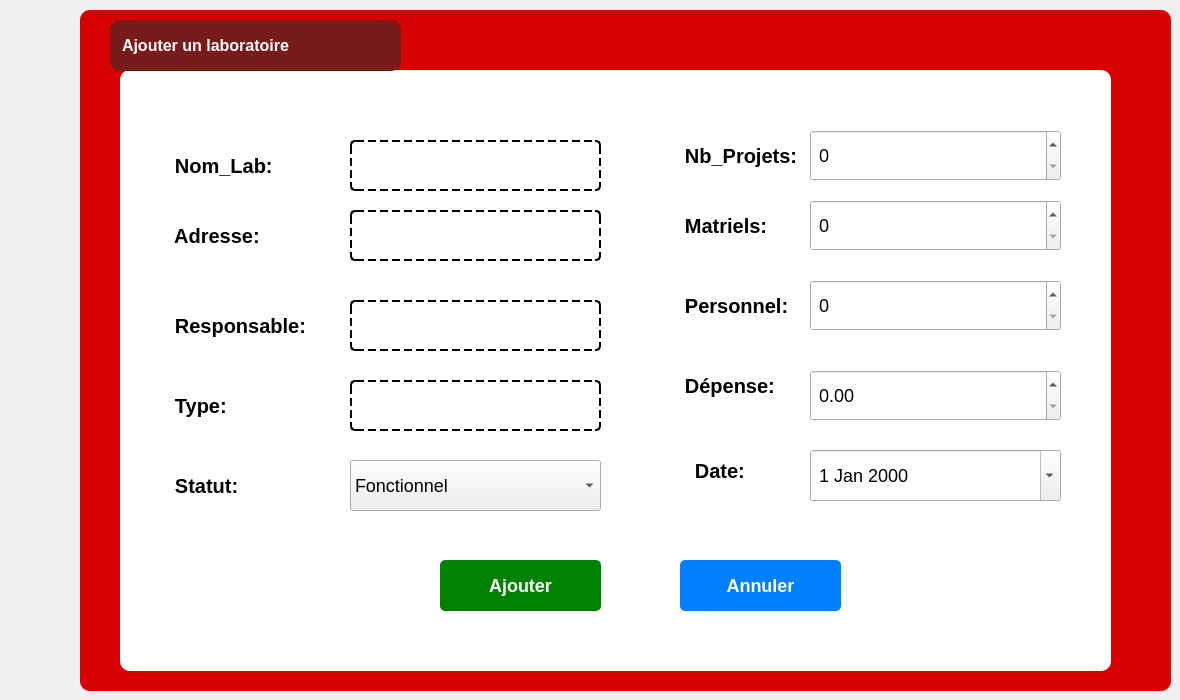
      <widget class="QWidget" name="ajoutct_7">
       <attribute name="title">
        <string>Ajout</string>
       </attribute>
       <widget class="QFrame" name="frame_14">
        <property name="geometry">
         <rect>
          <x>80</x>
          <y>10</y>
          <width>1091</width>
          <height>681</height>
         </rect>
        </property>
        <property name="styleSheet">
         <string notr="true">QFrame {
    background-color: #D60000;
    border-radius: 10px;
    padding: 10px;
}
</string>
        </property>
        <property name="frameShape">
         <enum>QFrame::Shape::StyledPanel</enum>
        </property>
        <property name="frameShadow">
         <enum>QFrame::Shadow::Raised</enum>
        </property>
        <widget class="QGroupBox" name="groupBox_13">
         <property name="geometry">
          <rect>
           <x>40</x>
           <y>60</y>
           <width>991</width>
           <height>601</height>
          </rect>
         </property>
         <property name="styleSheet">
          <string notr="true">QGroupBox {
    background-color: #FFFFFF;
    border-radius: 10px;
    border: none;
    padding: 10px;
}
QGroupBox::title {
    color: #D60000;
    font-weight: bold;
}

</string>
         </property>
         <property name="title">
          <string/>
         </property>
         <widget class="QLabel" name="label_NomLab">
          <property name="geometry">
           <rect>
            <x>-10</x>
            <y>70</y>
            <width>271</width>
            <height>51</height>
           </rect>
          </property>
          <property name="styleSheet">
           <string notr="true">QLabel {
    background-color: transparent; 
    color: #000000;          
    border: none;                 
    font-weight: bold;          
    font-size: 20px;             
}
</string>
          </property>
          <property name="text">
           <string>         Nom_Lab:</string>
          </property>
         </widget>
         <widget class="QLineEdit" name="lineEdit_NomLab">
          <property name="geometry">
           <rect>
            <x>230</x>
            <y>70</y>
            <width>251</width>
            <height>51</height>
           </rect>
          </property>
          <property name="styleSheet">
           <string notr="true">QLineEdit {
    background-color: transparent; /* Fond transparent */
    color: #000000;                /* Texte noir normal */
    font-size: 14px;               /* Taille de la police */
    border: 2px dashed #000000;    /* Bordure en pointillés épaisse */
    border-radius: 5px;            /* Coins légèrement arrondis */
    padding: 8px;                  /* Espacement interne pour le texte */
    border-style: dashed;          /* Style en pointillés */
}</string>
          </property>
         </widget>
         <widget class="QDateEdit" name="dateEdit_7">
          <property name="geometry">
           <rect>
            <x>690</x>
            <y>380</y>
            <width>251</width>
            <height>51</height>
           </rect>
          </property>
          <property name="styleSheet">
           <string notr="true">QSpinBox, QDoubleSpinBox, QDateEdit {
    font-size: 18px; 
    padding: 4px;
}

</string>
          </property>
          <property name="calendarPopup">
           <bool>true</bool>
          </property>
         </widget>
         <widget class="QComboBox" name="comboBox_Statut">
          <property name="geometry">
           <rect>
            <x>230</x>
            <y>390</y>
            <width>251</width>
            <height>51</height>
           </rect>
          </property>
          <property name="styleSheet">
           <string notr="true">QComboBox {
    font-size: 18px; 
    padding: 4px;
}

</string>
          </property>
          <item>
           <property name="text">
            <string>Fonctionnel</string>
           </property>
           <property name="icon">
            <iconset theme="QIcon::ThemeIcon::DocumentOpenRecent"/>
           </property>
          </item>
          <item>
           <property name="text">
            <string>Maintenance</string>
           </property>
           <property name="icon">
            <iconset theme="QIcon::ThemeIcon::DocumentProperties"/>
           </property>
          </item>
          <item>
           <property name="text">
            <string>Non-fonctionnel</string>
           </property>
           <property name="icon">
            <iconset theme="QIcon::ThemeIcon::ApplicationExit"/>
           </property>
          </item>
         </widget>
         <widget class="QPushButton" name="pushButton_32">
          <property name="geometry">
           <rect>
            <x>320</x>
            <y>490</y>
            <width>161</width>
            <height>51</height>
           </rect>
          </property>
          <property name="styleSheet">
           <string notr="true">QPushButton {
    background-color: #008000;  /* Couleur de fond verte */
    color: #FFFFFF;             /* Texte blanc */
    font-weight: bold;          /* Texte en gras */
    font-size: 18px;            /* Taille de police 16px dès le départ */
    border-radius: 5px;         /* Coins arrondis */
    padding: 5px 10px;          /* Espacement interne du bouton */
    border: none;               /* Pas de bordure */
}

QPushButton:hover {
    background-color: #006400;  /* Couleur de fond plus foncée au survol */
    color: white;               /* Texte toujours blanc */
    border-radius: 10px;        /* Coins arrondis plus marqués au survol */
    font-weight: bold;          /* Texte en gras (encore) */
    border: none;               /* Pas de bordure au survol */
}
</string>
          </property>
          <property name="text">
           <string>Ajouter</string>
          </property>
         </widget>
         <widget class="QPushButton" name="pushButton_33">
          <property name="geometry">
           <rect>
            <x>560</x>
            <y>490</y>
            <width>161</width>
            <height>51</height>
           </rect>
          </property>
          <property name="styleSheet">
           <string notr="true">QPushButton {
    background-color: #007FFF;  /* Couleur de fond bleue */
    color: #FFFFFF;             /* Texte blanc */
    font-size: 18px;            /* Augmentation de la taille de la police */
    font-weight: bold;          /* Texte en gras */
    border-radius: 5px;         /* Coins arrondis avec un rayon de 5px */
    padding: 5px 10px;          /* Espacement interne du bouton (haut/bas : 5px, gauche/droite : 10px) */
    border: none;               /* Pas de bordure */
}

QPushButton:hover {
    background-color: #005BB5;  /* Couleur de fond plus foncée au survol */
    color: #FFFFFF;             /* Texte toujours blanc */

    border-radius: 10px;        /* Coins arrondis plus marqués au survol */
    padding: 7px 12px;          /* Augmentation du padding au survol */
    border: none;               /* Pas de bordure au survol */
}
</string>
          </property>
          <property name="text">
           <string>Annuler</string>
          </property>
         </widget>
         <widget class="QLabel" name="label_Matriels">
          <property name="geometry">
           <rect>
            <x>500</x>
            <y>130</y>
            <width>161</width>
            <height>51</height>
           </rect>
          </property>
          <property name="styleSheet">
           <string notr="true">QLabel {
    background-color: transparent; 
    color: #000000;          
    border: none;                 
    font-weight: bold;          
    font-size: 20px;             
}
</string>
          </property>
          <property name="text">
           <string>         Matriels:</string>
          </property>
         </widget>
         <widget class="QLabel" name="label_108">
          <property name="geometry">
           <rect>
            <x>510</x>
            <y>380</y>
            <width>161</width>
            <height>41</height>
           </rect>
          </property>
          <property name="styleSheet">
           <string notr="true">QLabel {
    background-color: transparent; 
    color: #000000;          
    border: none;                 
    font-weight: bold;          
    font-size: 20px;             
}
</string>
          </property>
          <property name="text">
           <string>         Date:</string>
          </property>
         </widget>
         <widget class="QLineEdit" name="lineEdit_Adresse">
          <property name="geometry">
           <rect>
            <x>230</x>
            <y>140</y>
            <width>251</width>
            <height>51</height>
           </rect>
          </property>
          <property name="styleSheet">
           <string notr="true">QLineEdit {
    background-color: transparent; /* Fond transparent */
    color: #000000;                /* Texte noir normal */
    font-size: 14px;               /* Taille de la police */
    border: 2px dashed #000000;    /* Bordure en pointillés épaisse */
    border-radius: 5px;            /* Coins légèrement arrondis */
    padding: 8px;                  /* Espacement interne pour le texte */
    border-style: dashed;          /* Style en pointillés */
}</string>
          </property>
         </widget>
         <widget class="QLabel" name="label_109">
          <property name="geometry">
           <rect>
            <x>310</x>
            <y>420</y>
            <width>63</width>
            <height>20</height>
           </rect>
          </property>
          <property name="styleSheet">
           <string notr="true">QLabel {
    background-color: transparent; /* Fond transparent */
  
}</string>
          </property>
          <property name="text">
           <string>TextLabel</string>
          </property>
         </widget>
         <widget class="QLineEdit" name="lineEdit_Responsable">
          <property name="geometry">
           <rect>
            <x>230</x>
            <y>230</y>
            <width>251</width>
            <height>51</height>
           </rect>
          </property>
          <property name="styleSheet">
           <string notr="true">QLineEdit {
    background-color: transparent; /* Fond transparent */
    color: #000000;                /* Texte noir normal */
    font-size: 14px;               /* Taille de la police */
    border: 2px dashed #000000;    /* Bordure en pointillés épaisse */
    border-radius: 5px;            /* Coins légèrement arrondis */
    padding: 8px;                  /* Espacement interne pour le texte */
    border-style: dashed;          /* Style en pointillés */
}</string>
          </property>
         </widget>
         <widget class="QLabel" name="label_Adresse">
          <property name="geometry">
           <rect>
            <x>-10</x>
            <y>140</y>
            <width>161</width>
            <height>51</height>
           </rect>
          </property>
          <property name="styleSheet">
           <string notr="true">QLabel {
    background-color: transparent; 
    color: #000000;          
    border: none;                 
    font-weight: bold;          
    font-size: 20px;             
}
</string>
          </property>
          <property name="text">
           <string>         Adresse:</string>
          </property>
         </widget>
         <widget class="QLabel" name="label_Type">
          <property name="geometry">
           <rect>
            <x>-10</x>
            <y>310</y>
            <width>161</width>
            <height>51</height>
           </rect>
          </property>
          <property name="styleSheet">
           <string notr="true">QLabel {
    background-color: transparent; 
    color: #000000;          
    border: none;                 
    font-weight: bold;          
    font-size: 20px;             
}
</string>
          </property>
          <property name="text">
           <string>         Type:</string>
          </property>
         </widget>
         <widget class="QLabel" name="label_Responsable">
          <property name="geometry">
           <rect>
            <x>-10</x>
            <y>210</y>
            <width>251</width>
            <height>91</height>
           </rect>
          </property>
          <property name="styleSheet">
           <string notr="true">QLabel {
    background-color: transparent; 
    color: #000000;          
    border: none;                 
    font-weight: bold;          
    font-size: 20px;             
}
</string>
          </property>
          <property name="text">
           <string>         Responsable:</string>
          </property>
         </widget>
         <widget class="QLabel" name="label_NbProjets">
          <property name="geometry">
           <rect>
            <x>500</x>
            <y>40</y>
            <width>251</width>
            <height>91</height>
           </rect>
          </property>
          <property name="styleSheet">
           <string notr="true">QLabel {
    background-color: transparent; 
    color: #000000;          
    border: none;                 
    font-weight: bold;          
    font-size: 20px;             
}

</string>
          </property>
          <property name="text">
           <string>         Nb_Projets:</string>
          </property>
         </widget>
         <widget class="QLabel" name="label_Personnel">
          <property name="geometry">
           <rect>
            <x>500</x>
            <y>190</y>
            <width>251</width>
            <height>91</height>
           </rect>
          </property>
          <property name="styleSheet">
           <string notr="true">QLabel {
    background-color: transparent; 
    color: #000000;          
    border: none;                 
    font-weight: bold;          
    font-size: 20px;             
}
</string>
          </property>
          <property name="text">
           <string>         Personnel:</string>
          </property>
         </widget>
         <widget class="QLabel" name="label_Dpense">
          <property name="geometry">
           <rect>
            <x>500</x>
            <y>270</y>
            <width>251</width>
            <height>91</height>
           </rect>
          </property>
          <property name="styleSheet">
           <string notr="true">QLabel {
    background-color: transparent; 
    color: #000000;          
    border: none;                 
    font-weight: bold;          
    font-size: 20px;             
}
</string>
          </property>
          <property name="text">
           <string>         Dépense:</string>
          </property>
         </widget>
         <widget class="QLabel" name="label_Statut">
          <property name="geometry">
           <rect>
            <x>-10</x>
            <y>390</y>
            <width>161</width>
            <height>51</height>
           </rect>
          </property>
          <property name="styleSheet">
           <string notr="true">QLabel {
    background-color: transparent; 
    color: #000000;          
    border: none;                 
    font-weight: bold;          
    font-size: 20px;             
}
</string>
          </property>
          <property name="text">
           <string>         Statut:</string>
          </property>
         </widget>
         <widget class="QSpinBox" name="spinBox_NbProjets">
          <property name="geometry">
           <rect>
            <x>690</x>
            <y>60</y>
            <width>251</width>
            <height>51</height>
           </rect>
          </property>
          <property name="styleSheet">
           <string notr="true">QSpinBox {
    font-size: 18px; 
    padding: 4px;
}

</string>
          </property>
         </widget>
         <widget class="QLineEdit" name="lineEdit_Type">
          <property name="geometry">
           <rect>
            <x>230</x>
            <y>310</y>
            <width>251</width>
            <height>51</height>
           </rect>
          </property>
          <property name="styleSheet">
           <string notr="true">QLineEdit {
    background-color: transparent; /* Fond transparent */
    color: #000000;                /* Texte noir normal */
    font-size: 14px;               /* Taille de la police */
    border: 2px dashed #000000;    /* Bordure en pointillés épaisse */
    border-radius: 5px;            /* Coins légèrement arrondis */
    padding: 8px;                  /* Espacement interne pour le texte */
    border-style: dashed;          /* Style en pointillés */
}</string>
          </property>
         </widget>
         <widget class="QDoubleSpinBox" name="doubleSpinBox_7">
          <property name="geometry">
           <rect>
            <x>690</x>
            <y>300</y>
            <width>251</width>
            <height>51</height>
           </rect>
          </property>
          <property name="styleSheet">
           <string notr="true">QSpinBox, QDoubleSpinBox, QDateEdit {
    font-size: 18px; 
    padding: 4px;
}

</string>
          </property>
         </widget>
         <widget class="QSpinBox" name="spinBox_NbProjets_2">
          <property name="geometry">
           <rect>
            <x>690</x>
            <y>130</y>
            <width>251</width>
            <height>51</height>
           </rect>
          </property>
          <property name="styleSheet">
           <string notr="true">QSpinBox {
    font-size: 18px; 
    padding: 4px;
}

</string>
          </property>
         </widget>
         <widget class="QSpinBox" name="spinBox_NbProjets_3">
          <property name="geometry">
           <rect>
            <x>690</x>
            <y>210</y>
            <width>251</width>
            <height>51</height>
           </rect>
          </property>
          <property name="styleSheet">
           <string notr="true">QSpinBox {
    font-size: 18px; 
    padding: 4px;
}

</string>
          </property>
         </widget>
        </widget>
        <widget class="QLabel" name="label_110">
         <property name="geometry">
          <rect>
           <x>30</x>
           <y>10</y>
           <width>291</width>
           <height>51</height>
          </rect>
         </property>
         <property name="styleSheet">
          <string notr="true">QLabel {
    background-color: #781b1b;  /* Couleur de fond bordeaux */
    color: #FFFFFF;             /* Texte blanc */
    font-weight: bold;          /* Texte en gras */
    font-size: 16px;            /* Taille du texte */
    border-radius: 10px;        /* Coins arrondis */
    padding: 8px;               /* Espacement intérieur */
    text-align: center;         /* Centrage du texte */
}
</string>
         </property>
         <property name="text">
          <string>Ajouter un laboratoire</string>
         </property>
        </widget>
       </widget>
      </widget>
